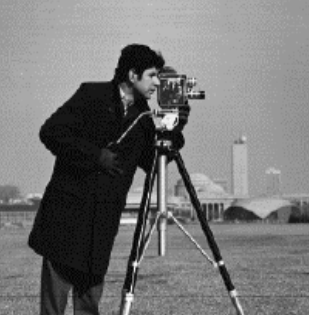
%> input picture Image Enhanacement/histogram/image.png, 309 x 315 px
$ octave histogram_construct.m   (GNU Octave 9; MATLAB toolbox functions it lacks are replaced by stand-ins)
%> lines starting %> are read from the running program, lines starting %| are printed output that depends on the picture
A = rgb2gray(imread('image.png'));
%> A: size 315x309 uint8; min 0, max 253, mean 118.9
[R C] = size(A)
%> R = 315; C = 309
L =256;
histo = zeros(1,L);

for i=1:1:R
    for j=1:1:C
        %constructing histogram
        histo(A(i,j)+1) = histo(A(i,j)+1) + 1;
    end
end
%> after the loop, histo = 256 values, max 5716 at index 170, min 0 at index 255, mean 380.2
histo

figure;
plot(histo);
title('Histogram');
xlabel('Intensity');
ylabel('Frequency');
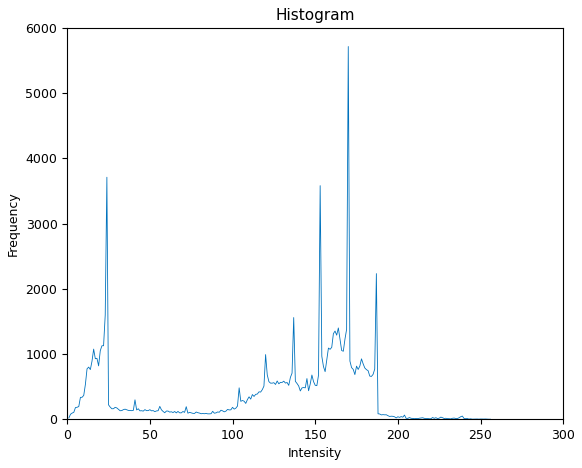
%> figure redrawn from the program's plot data; curve peaks at x = 170, y = 5716
